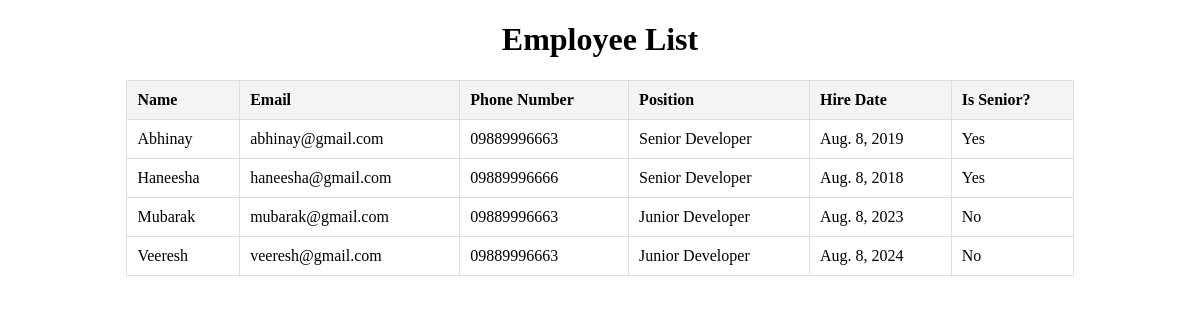
Screenshot of /people/employees/ with the database file from the repository.
### people/models.py (models this page shows, shortened)
class Person(models.Model):
    name = models.CharField(max_length=100)
    email = models.EmailField(unique=True)
    phone_number = models.CharField(max_length=15)
    date_of_birth = models.DateField()
    class Meta:
        abstract = True

class Employee(Person):
    employee_id = models.CharField(max_length=10, unique=True)
    position = models.CharField(max_length=100)
    hire_date = models.DateField()

### people/views.py (the view)
# urls.py: path('employees/', EmployeeListView.as_view(), name='employees'),
class EmployeeListView(ListView):
    model = EmployeeProxy
    template_name = 'employee_list.html'
    context_object_name = 'employees'

### people/models.py (called while the page is built)
    def is_senior(self):
        from datetime import date
        return (date.today() - self.hire_date).days > 5 * 365

### people/templates/employee_list.html (shortened to what this page needs)
<!DOCTYPE html>
<html lang="en">
<head>
</head>
<body>
    <h1 style="text-align: center;">Employee List</h1>
    <table>
        <thead>
            <tr>
                <th>Name</th>
                <th>Email</th>
                <th>Phone Number</th>
                <th>Position</th>
                <th>Hire Date</th>
                <th>Is Senior?</th>
            </tr>
        </thead>
        <tbody>
            {% for employee in employees %}
            <tr>
                <td>{{ employee.name }}</td>
                <td>{{ employee.email }}</td>
                <td>{{ employee.phone_number }}</td>
                <td>{{ employee.position }}</td>
                <td>{{ employee.hire_date }}</td>
                <td>{% if employee.is_senior %}Yes{% else %}No{% endif %}</td>
            </tr>
            {% endfor %}
        </tbody>
    </table>
</body>
</html>

### people/templates/employee_list.html (style rules this page uses)
table { width: 80%; margin: 0 auto; border-collapse: collapse; }
th, td { padding: 10px; text-align: left; border: 1px solid #ddd; }
th { background-color: #f4f4f4; }

### rows the page displays
Employee: name "Abhinay", email "abhinay@gmail.com", phone_number "09889996663", position "Senior Developer", hire_date "Aug. 8, 2019", shows "Yes"
Employee: name "Haneesha", email "haneesha@gmail.com", phone_number "09889996666", position "Senior Developer", hire_date "Aug. 8, 2018", shows "Yes"
Employee: name "Mubarak", email "mubarak@gmail.com", phone_number "09889996663", position "Junior Developer", hire_date "Aug. 8, 2023", shows "No"
Employee: name "Veeresh", email "veeresh@gmail.com", phone_number "09889996663", position "Junior Developer", hire_date "Aug. 8, 2024", shows "No"
